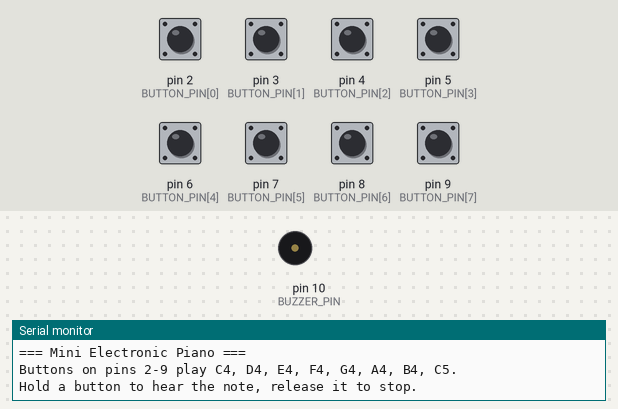
This sketch was run on a simulated Arduino Uno, built with avr-gcc and run on an emulated ATmega328P. Shown: buzzer (waves = sounding), the last lines printed to the serial monitor. The test bench sets the inputs (shaded band); at power-on: pin 2 (BUTTON_PIN[0]), pin 3 (BUTTON_PIN[1]), pin 4 (BUTTON_PIN[2]), pin 5 (BUTTON_PIN[3]), pin 6 (BUTTON_PIN[4]), pin 7 (BUTTON_PIN[5]), pin 8 (BUTTON_PIN[6]), pin 9 (BUTTON_PIN[7]) HIGH.

Above: at 1.2 s.
1.3 s: pin 2 (BUTTON_PIN[0]) pulled LOW for 0.15 s
At 1.4 s:
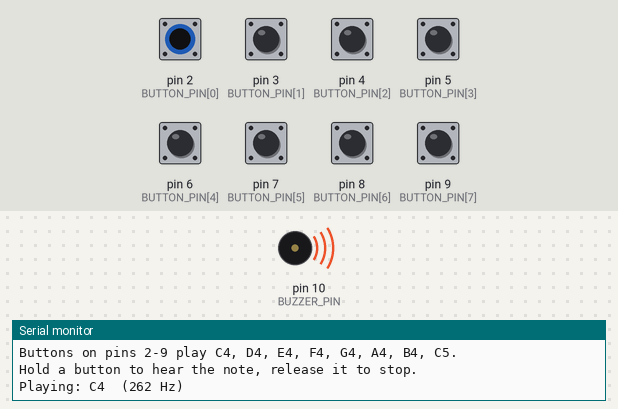
2.9 s: pin 3 (BUTTON_PIN[1]) pulled LOW for 0.15 s
At 4.2 s:
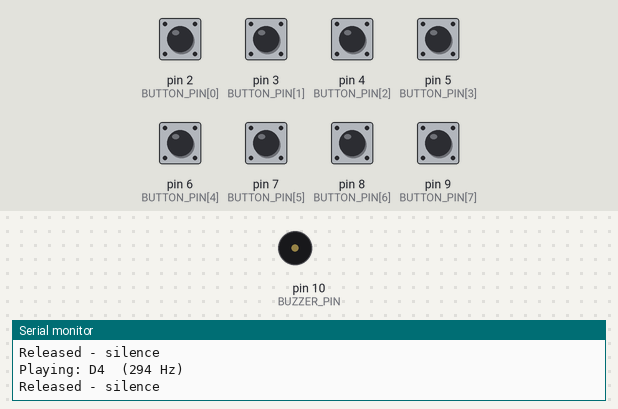
4.5 s: pin 4 (BUTTON_PIN[2]) pulled LOW for 0.15 s
At 5.4 s:
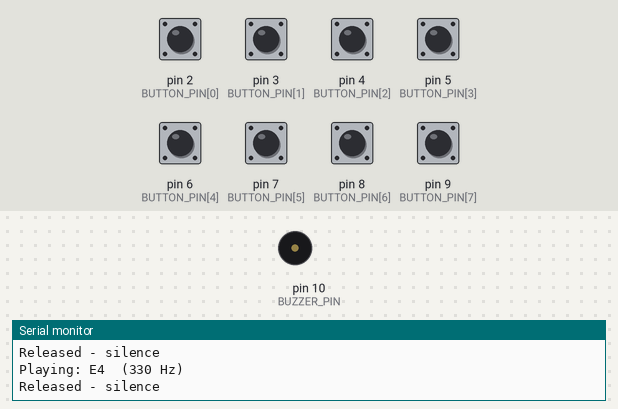
6.1 s: pin 5 (BUTTON_PIN[3]) pulled LOW for 0.15 s
At 6.2 s:
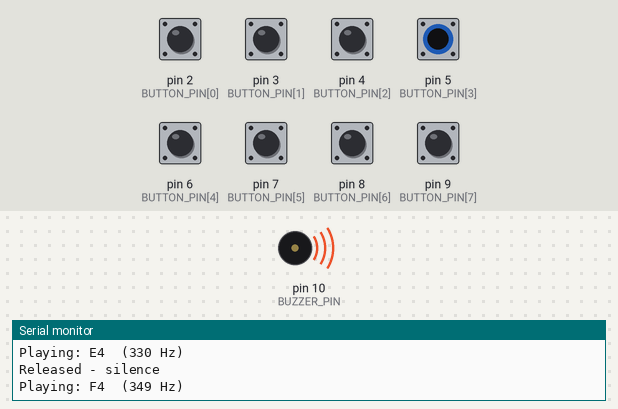
7.7 s: pin 6 (BUTTON_PIN[4]) pulled LOW for 0.15 s
At 9.0 s:
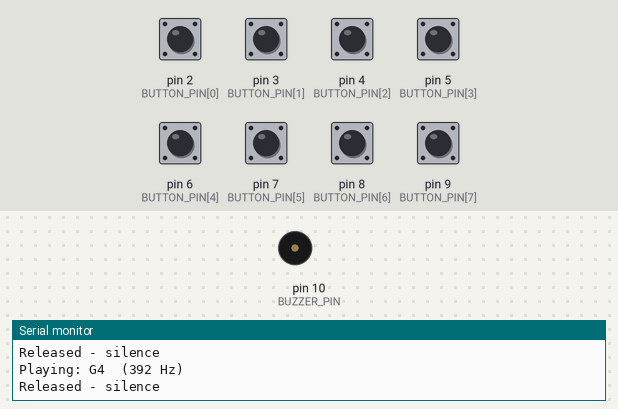
9.3 s: pin 7 (BUTTON_PIN[5]) pulled LOW for 0.15 s
At 9.4 s:
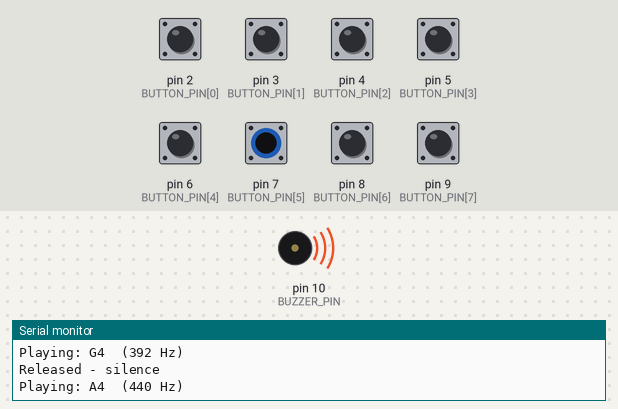
Timing chart, 0 to 11.9 s (numbered marks = the images above; inputs shaded):
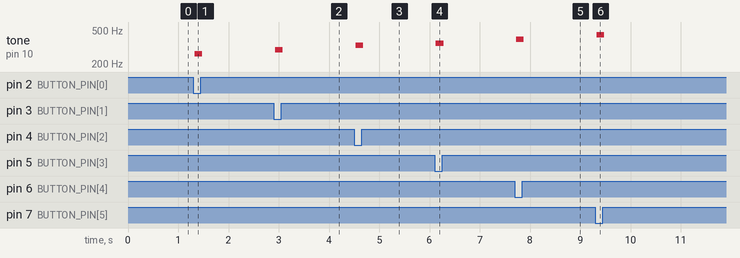

Measured:
- after the input at 1.3 s, tone on pin 10 (BUZZER_PIN): silent → 262 Hz at once, → silent 0.15 s later
- after the input at 2.9 s, tone on pin 10 (BUZZER_PIN): silent → 294 Hz at once, → silent 0.15 s later
- after the input at 4.5 s, tone on pin 10 (BUZZER_PIN): silent → 330 Hz at once, → silent 0.15 s later
- after the input at 6.1 s, tone on pin 10 (BUZZER_PIN): silent → 349 Hz at once, → silent 0.15 s later
- after the input at 7.7 s, tone on pin 10 (BUZZER_PIN): silent → 392 Hz at once, → silent 0.15 s later
- after the input at 9.3 s, tone on pin 10 (BUZZER_PIN): silent → 440 Hz at once, → silent 0.15 s later

The sketch:

Mini-Electronic-Piano.ino
```cpp
// 058 - Mini Electronic Piano
// Eight push buttons play the eight notes of a C major scale (C4 to C5) through
// a passive buzzer. Hold a button and the note sounds; let go and it stops.
// Every note name is printed in the Serial Monitor as you play.
// Board: Arduino Uno
//
// Wiring:
//   8 buttons -> pins 2, 3, 4, 5, 6, 7, 8 and 9
//     (each button shorts its pin to GND; internal pull-ups are enabled)
//   Passive buzzer (+) -> pin 10, buzzer (-) -> GND
//
// Button order (left to right):  C4  D4  E4  F4  G4  A4  B4  C5

// ------------------------------ Pin constants ------------------------------
const byte NOTE_COUNT = 8;
const byte BUTTON_PIN[NOTE_COUNT] = {2, 3, 4, 5, 6, 7, 8, 9};
const byte BUZZER_PIN = 10;  // passive buzzer on a pin that is not used by a button

// ------------------------------ Note table ---------------------------------
// Standard frequencies in Hz for one octave of a C major scale
const int NOTE_FREQ[NOTE_COUNT] = {262, 294, 330, 349, 392, 440, 494, 523};
const char *NOTE_NAME[NOTE_COUNT] = {"C4", "D4", "E4", "F4", "G4", "A4", "B4", "C5"};

// ------------------------------ Timing constants ---------------------------
const unsigned long DEBOUNCE_MS = 30;

// ------------------------------ Runtime state ------------------------------
int activeNote = -1;                 // index of the note sounding now, -1 = silence
bool buttonRaw[NOTE_COUNT];
bool buttonStable[NOTE_COUNT];
unsigned long buttonLastChange[NOTE_COUNT];

// Updates every button with debouncing and returns the index of the button
// that is currently held down, or -1 if no button is pressed.
int readHeldButton(unsigned long now) {
  int held = -1;

  for (byte i = 0; i < NOTE_COUNT; i++) {
    bool reading = digitalRead(BUTTON_PIN[i]);  // LOW = pressed

    if (reading != buttonRaw[i]) {       // raw change, restart the debounce timer
      buttonRaw[i] = reading;
      buttonLastChange[i] = now;
    }

    if ((now - buttonLastChange[i]) >= DEBOUNCE_MS && reading != buttonStable[i]) {
      buttonStable[i] = reading;         // the reading has settled
    }

    if (buttonStable[i] == LOW && held == -1) held = i;
  }
  return held;
}

void setup() {
  Serial.begin(9600);

  pinMode(BUZZER_PIN, OUTPUT);
  noTone(BUZZER_PIN);

  for (byte i = 0; i < NOTE_COUNT; i++) {
    pinMode(BUTTON_PIN[i], INPUT_PULLUP);  // pull-up: pressing the button reads LOW
    buttonRaw[i] = digitalRead(BUTTON_PIN[i]);
    buttonStable[i] = buttonRaw[i];
    buttonLastChange[i] = millis();
  }

  Serial.println("=== Mini Electronic Piano ===");
  Serial.println("Buttons on pins 2-9 play C4, D4, E4, F4, G4, A4, B4, C5.");
  Serial.println("Hold a button to hear the note, release it to stop.");
}

void loop() {
  int held = readHeldButton(millis());

  if (held >= 0 && held != activeNote) {
    // A new note started: stop the old one and play the new pitch
    activeNote = held;
    tone(BUZZER_PIN, NOTE_FREQ[activeNote]);
    Serial.print("Playing: ");
    Serial.print(NOTE_NAME[activeNote]);
    Serial.print("  (");
    Serial.print(NOTE_FREQ[activeNote]);
    Serial.println(" Hz)");
  } else if (held < 0 && activeNote != -1) {
    // The key was released: silence the buzzer
    noTone(BUZZER_PIN);
    activeNote = -1;
    Serial.println("Released - silence");
  }

  // If the same button stays held, nothing changes and the tone keeps ringing.
  // loop() repeats continuously, so presses and releases are caught instantly.
}
```
